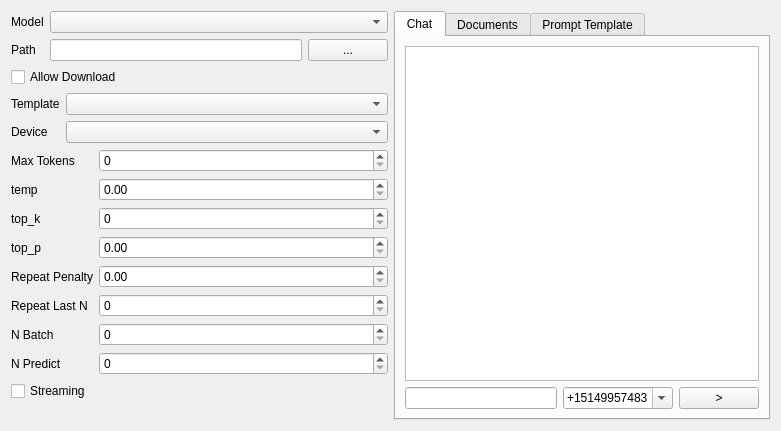
<?xml version="1.0" encoding="UTF-8"?>
<ui version="4.0">
 <class>Form</class>
 <widget class="QWidget" name="Form">
  <property name="geometry">
   <rect>
    <x>0</x>
    <y>0</y>
    <width>781</width>
    <height>431</height>
   </rect>
  </property>
  <property name="windowTitle">
   <string>Form</string>
  </property>
  <layout class="QVBoxLayout" name="verticalLayout_4">
   <item>
    <layout class="QHBoxLayout" name="horizontalLayout_2">
     <item>
      <layout class="QVBoxLayout" name="verticalLayout_3">
       <item>
        <layout class="QFormLayout" name="formLayout">
         <property name="topMargin">
          <number>0</number>
         </property>
         <item row="1" column="1">
          <layout class="QHBoxLayout" name="horizontalLayout">
           <item>
            <widget class="QLineEdit" name="txtModelPath"/>
           </item>
           <item>
            <widget class="QPushButton" name="cmdSetPath">
             <property name="text">
              <string>...</string>
             </property>
            </widget>
           </item>
          </layout>
         </item>
         <item row="0" column="1">
          <widget class="QComboBox" name="cmbModelName"/>
         </item>
         <item row="0" column="0">
          <widget class="QLabel" name="label">
           <property name="text">
            <string>Model</string>
           </property>
          </widget>
         </item>
         <item row="1" column="0">
          <widget class="QLabel" name="label_2">
           <property name="text">
            <string>Path</string>
           </property>
          </widget>
         </item>
        </layout>
       </item>
       <item>
        <widget class="QCheckBox" name="chkAllowDownload">
         <property name="text">
          <string>Allow Download</string>
         </property>
        </widget>
       </item>
       <item>
        <layout class="QFormLayout" name="formLayout_2">
         <property name="topMargin">
          <number>0</number>
         </property>
         <item row="0" column="0">
          <widget class="QLabel" name="label_3">
           <property name="text">
            <string>Template</string>
           </property>
          </widget>
         </item>
         <item row="0" column="1">
          <widget class="QComboBox" name="cmbPromptTemplate_2"/>
         </item>
         <item row="1" column="0">
          <widget class="QLabel" name="label_4">
           <property name="text">
            <string>Device</string>
           </property>
          </widget>
         </item>
         <item row="1" column="1">
          <widget class="QComboBox" name="cmbPromptTemplate"/>
         </item>
        </layout>
       </item>
       <item>
        <layout class="QFormLayout" name="formLayout_3">
         <property name="topMargin">
          <number>0</number>
         </property>
         <item row="0" column="0">
          <widget class="QLabel" name="label_5">
           <property name="text">
            <string>Max Tokens</string>
           </property>
          </widget>
         </item>
         <item row="0" column="1">
          <widget class="QSpinBox" name="spinBox"/>
         </item>
         <item row="1" column="0">
          <widget class="QLabel" name="label_6">
           <property name="text">
            <string>temp</string>
           </property>
          </widget>
         </item>
         <item row="1" column="1">
          <widget class="QDoubleSpinBox" name="doubleSpinBox"/>
         </item>
         <item row="2" column="0">
          <widget class="QLabel" name="label_8">
           <property name="text">
            <string>top_k</string>
           </property>
          </widget>
         </item>
         <item row="2" column="1">
          <widget class="QSpinBox" name="spinBox_2"/>
         </item>
         <item row="3" column="0">
          <widget class="QLabel" name="label_7">
           <property name="text">
            <string>top_p</string>
           </property>
          </widget>
         </item>
         <item row="3" column="1">
          <widget class="QDoubleSpinBox" name="doubleSpinBox_2"/>
         </item>
         <item row="4" column="0">
          <widget class="QLabel" name="label_9">
           <property name="text">
            <string>Repeat Penalty</string>
           </property>
          </widget>
         </item>
         <item row="4" column="1">
          <widget class="QDoubleSpinBox" name="doubleSpinBox_3"/>
         </item>
         <item row="5" column="0">
          <widget class="QLabel" name="label_10">
           <property name="text">
            <string>Repeat Last N</string>
           </property>
          </widget>
         </item>
         <item row="5" column="1">
          <widget class="QSpinBox" name="spinBox_3"/>
         </item>
         <item row="6" column="0">
          <widget class="QLabel" name="label_11">
           <property name="text">
            <string>N Batch</string>
           </property>
          </widget>
         </item>
         <item row="6" column="1">
          <widget class="QSpinBox" name="spinBox_4"/>
         </item>
         <item row="7" column="0">
          <widget class="QLabel" name="label_19">
           <property name="text">
            <string>N Predict</string>
           </property>
          </widget>
         </item>
         <item row="7" column="1">
          <widget class="QSpinBox" name="spinBox_5"/>
         </item>
        </layout>
       </item>
       <item>
        <widget class="QCheckBox" name="checkBox">
         <property name="text">
          <string>Streaming</string>
         </property>
        </widget>
       </item>
       <item>
        <spacer name="verticalSpacer">
         <property name="orientation">
          <enum>Qt::Vertical</enum>
         </property>
         <property name="sizeHint" stdset="0">
          <size>
           <width>20</width>
           <height>40</height>
          </size>
         </property>
        </spacer>
       </item>
      </layout>
     </item>
     <item>
      <widget class="QTabWidget" name="tbChatGPT">
       <property name="currentIndex">
        <number>0</number>
       </property>
       <widget class="QWidget" name="tab">
        <attribute name="title">
         <string>Chat</string>
        </attribute>
        <layout class="QVBoxLayout" name="verticalLayout_2">
         <item>
          <widget class="QPlainTextEdit" name="txtChatReponse"/>
         </item>
         <item>
          <layout class="QHBoxLayout" name="horizontalLayout_3">
           <property name="topMargin">
            <number>0</number>
           </property>
           <item>
            <widget class="QLineEdit" name="txtMessageText"/>
           </item>
           <item>
            <widget class="QComboBox" name="cmbSentTo">
             <property name="minimumSize">
              <size>
               <width>110</width>
               <height>0</height>
              </size>
             </property>
             <property name="editable">
              <bool>true</bool>
             </property>
             <property name="currentText">
              <string>+15149957483</string>
             </property>
            </widget>
           </item>
           <item>
            <widget class="QPushButton" name="cmdSendMessage">
             <property name="text">
              <string>&gt;</string>
             </property>
            </widget>
           </item>
          </layout>
         </item>
        </layout>
       </widget>
       <widget class="QWidget" name="tab_2">
        <attribute name="title">
         <string>Documents</string>
        </attribute>
        <layout class="QVBoxLayout" name="verticalLayout">
         <item>
          <widget class="QListView" name="lstChatDocuments"/>
         </item>
        </layout>
       </widget>
       <widget class="QWidget" name="tab_3">
        <attribute name="title">
         <string>Prompt Template</string>
        </attribute>
       </widget>
      </widget>
     </item>
    </layout>
   </item>
  </layout>
 </widget>
 <resources/>
 <connections/>
</ui>
